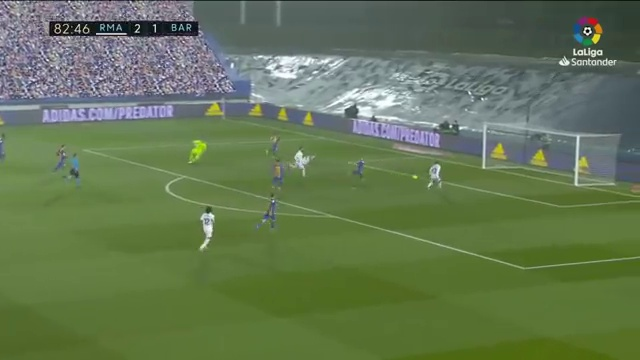
#> input picture Images/frame53.jpg, 640 x 360 px, found by its file name
$ jupyter execute --allow-errors Football_analytics.ipynb   (shell and % lines are left out)
#> lines starting #> are read from the running program, lines starting #| are printed output that depends on the picture; after the words box and inside, x2 and y2 are one past the last pixel; in counts of white or black regions, pixels touching at a corner belong together
<a href="https://colab.research.google.com/github/teoad95/Sport-analytics/blob/main/Football_analytics.ipynb" target="_parent"></a>

<h1>Football analytics using AI techniques</h1>
<p> </p>

**Given**
* A video stream of a football match recorded by a single broadcast-like camera

**Extract**
* as much information as possible

## Introduction

Develop an AI solution for sport analytics (football), which will:

- Detect players
  - on single frame
  - splitted window frame
- Classify players per team
  - using machine learning techniques
- Detect player's number in jersey (not done)
  - used pre-trained yolo model in SVHN dataset
- Image mapping into 2D football court (not done)
  - Generate dataset with frame - homography map
    - Generate database of homography maps, by zooming, tilting, etc.
  - Train GAN network to generate edge map images given frame input
  - Using HOG descriptor, find the best matching homography maps of database to the generated one
  - Plot image in 2D football court.

[cell 1]
import cv2
import torch
import pandas as pd
import numpy as np
import time
import os
from PIL import Image

[cell 2]
from google.colab import drive
drive.mount('/content/drive')

[cell 3]
os.rename('/content/Sport-analytics', 'SportAnalytics')

##1 Generate dataset
For dataset generation (frame pictures) we created a function which given a youtube link, downloads the video and split it into frames every 0.5 sec.

[cell 4]
from SportAnalytics.util_funs import get_frames_from_youtube_video
get_frames_from_youtube_video('https://www.youtube.com/watch?v=TeTQO5DgOXI')
#> (this line was passed over: SportAnalytics is not available in this run)

[cell 5]
image_location = '/content/SportAnalytics/Images/frame53.jpg'

##2 Detect players
For this task,  we used a pretrained [YOLOv5s](https://github.com/ultralytics/yolov5) model (PyTorch)

* 7.3M parameters
* inference size 320 pixels
* average single frame inference time 0.07s

#> (a cell that did not finish here is left out)

[cell 7]
img = cv2.imread(image_location, cv2.IMREAD_COLOR)
#> img is the input picture: shape (360, 640, 3); mean B, G, R 83.5, 118.5, 99.7

[cell 8]
def plot_image(image,title = '', figsize_to_set = (10,30)):
#> called with title = 'Image without predictions', figsize_to_set = (10, 30)
  %matplotlib inline
  from matplotlib import pyplot as plt
  plt.figure(figsize=figsize_to_set)
  plt.imshow(image[:,:,::-1])
  plt.title(title)
  plt.axis('off')
  plt.show()

[cell 9]
plot_image(img, 'Image without predictions')

Now, using yolov5 we will detect all persons in the image.

[cell 10]
from SportAnalytics.util_funs import plot_bb_on_img
import matplotlib.pyplot as plt

start_time = time.time()

# inference
#> (the rest of this cell did not finish here and is left out)

[cell 11]
img = Image.open(image_location)

[cell 12]
from SportAnalytics.util_funs import plot_bb_on_img, split_image_and_predict, sliding_window, keep_unique_objects_df
import math


fig = plt.figure(figsize=(25, 25))

img_width, img_height = img.size
#> img_width = 640; img_height = 360


step_size= 64
window_size = (256,256)

columns = math.ceil(int(img_width / step_size))-3
#> columns = 7
rows = math.ceil(img_height / step_size)
#> rows = 6

ax = []

boxes_df = pd.DataFrame(columns = ['xmin','ymin','xmax','ymax','confidence','class','name','centerx','centery'])

start_time = time.time()

#> (the rest of this cell did not finish here and is left out)

Inference on **frame partitions**, using a **sliding window**

Merge predictions by using
* the bounding box center point
* a distance threshold to identify unique objects

Average Prediction Time: **0.5s**

[cell 13]
from SportAnalytics.util_funs import plot_bb_on_img, split_image_and_predict
import matplotlib.pyplot as plt

img = cv2.imread(image_location, cv2.IMREAD_COLOR)
start_time = time.time()
#> (the rest of this cell did not finish here and is left out)

##3 Detect players and extract player object using RCNN

Used a pretrained [Mask RCNN](https://github.com/stephanj/basketballVideoAnalysis/tree/master/mask-rcnn) on COCO dataset

* great results
* come with a cost | inference time (avg) : 4 sec

[cell 14]
image_location2 = '/content/SportAnalytics/Images/frame24.jpg'

[cell 15]
RED_COLOR = np.array([255, 0, 0])
BLACK_COLOR = np.array([255, 255, 255])

<p>Load weights and Mask-RCNN configuration</p>

[cell 16]
weightsPath = "/content/SportAnalytics/network_configuration/frozen_inference_graph.pb"
configPath = "/content/SportAnalytics/network_configuration/mask_rcnn_inception_v2_coco_2018_01_28.pbtxt"
#> (the rest of this cell did not finish here and is left out)

[cell 17]
# load our input image and grab its spatial dimensions
image = cv2.imread(image_location2, cv2.IMREAD_UNCHANGED)
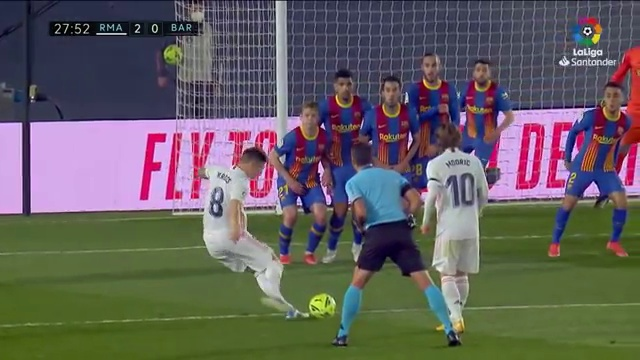
#> input picture Images/frame24.jpg, 640 x 360 px, found by its file name
#> image is the input picture: shape (360, 640, 3); mean B, G, R 94.8, 94.7, 100
(H, W) = image.shape[:2]
#> H = 360; W = 640
print("[INFO] image size: {}x{} pixels".format(W, H))
#| [INFO] image size: 640x360 pixels
plot_image(image)

[cell 18]
# construct a blob from the input image and then perform a forward
# pass of the Mask R-CNN, giving us (1) the bounding box coordinates
# of the objects in the image along with (2) the pixel-wise segmentation
# for each specific object
blob = cv2.dnn.blobFromImage(image, swapRB=True, crop=False)
#> (the rest of this cell did not finish here and is left out)

#> (a cell that did not finish here is left out)

[cell 20]
players = []

[cell 21]
def extract_players(image):
    start = time.time()
    height, width , _ = image.shape
#> height = 360; width = 640
    cv2_img_bb = np.array(image)
    # Convert RGB to BGR
    cv2_img_bb = cv2.cvtColor(cv2_img_bb, cv2.COLOR_BGR2RGB)
    for i in range(boxes.shape[2]):
        box = boxes[0, 0 ,i]
        class_id = box[1]
        score = box[2]
        if (score < 0.5):
            continue
        # get box coordinates
        x = int(box[3] * width)
        y = int(box[4] * height)
        x2 = int(box[5] * width)
        y2 = int(box[6] * height)

        object_of_image = image[y: y2, x: x2]
        ooi_height, ooi_width, _ = object_of_image.shape

        # get the mask
        mask = masks[i, int(class_id)]
        mask = cv2.resize(mask, (ooi_width, ooi_height))
        _, mask = cv2.threshold(mask, 0.5, 255, cv2.THRESH_BINARY)

        # convert mask to proper type in order to perform the bitwise_and
        visMask = (mask * 255).astype("uint8")

        # extract from box only the object for classification
        final = cv2.bitwise_and(object_of_image, object_of_image, mask = visMask)
        players.append(final)
        cv2.rectangle(cv2_img_bb, (x,y), (x2,y2), (255, 0, 0), 3)
        print("--- %.2f seconds ---" % (time.time() - start_time))
#> after the loop, players = []

#> (a cell that did not finish here is left out)

[cell 23]
fig, ((ax1, ax2), (ax3, ax4)) = plt.subplots(2, 2)
fig.suptitle('Prediction after applying mask')
#> (the rest of this cell did not finish here and is left out)

##4 Classify players per team

The typical way to classify different players objects is by color.
For this task, kmeans with 2 clusters used.
We found the average of the colors of each player's image and then we will cluster them in 2 centers.

[cell 24]
image_location3 = '/content/SportAnalytics/Images/frame35.jpg'

[cell 25]
cv2_img = cv2.imread(image_location3)
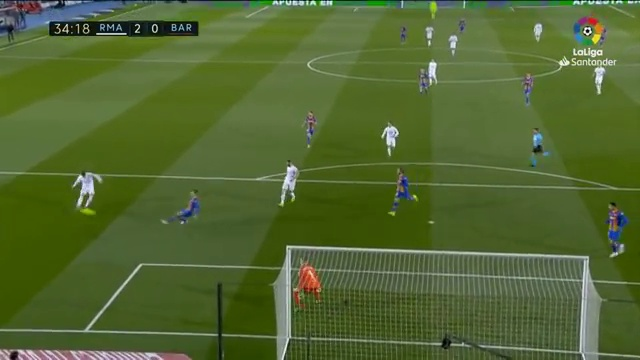
#> input picture Images/frame35.jpg, 640 x 360 px, found by its file name
#> cv2_img is the input picture: shape (360, 640, 3); mean B, G, R 49.2, 102.3, 82.3

[cell 26]
plot_image(cv2_img)

#> (a cell that did not finish here is left out)

#> (a cell that did not finish here is left out)

**Segmentation using HSV Color Space**

Image Segmentation using HSV Color Space
* identifying green pixels in a particular range
* use identified pixels as a mask for the field
* apply mask and get players

**Good Results, but trouble extracting features**

[cell 29]
original_image = cv2_img
inputIm = original_image[..., ::-1]

start_time = time.time()
hsv = cv2.cvtColor(inputIm,cv2.COLOR_BGR2HSV)
#> hsv: shape (360, 640, 3); mean H, S, V 77, 143.7, 103.4
#green range
lower_green = np.array([25, 52, 72])
upper_green = np.array([102, 255, 255])
#Define a mask ranging from lower to uppper
mask = cv2.inRange(hsv, lower_green, upper_green)
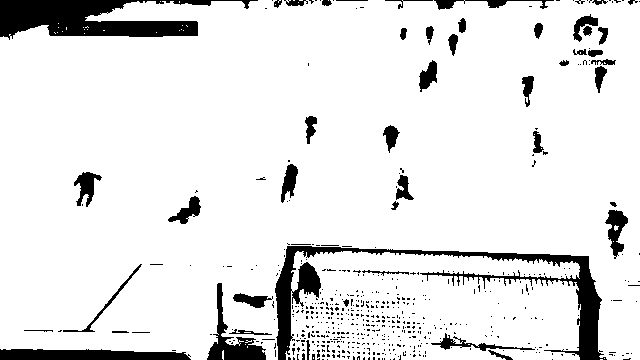
#> mask: shape (360, 640); 90% white; 549 black regions (501 under 20 px), largest, box (x1, y1, x2, y2) and area: (275, 246, 607, 360) 6110, (0, 0, 258, 40) 5371, (0, 349, 191, 360) 1779
mask = 255-mask
#Do masking
res = cv2.bitwise_and(inputIm, inputIm, mask=mask)
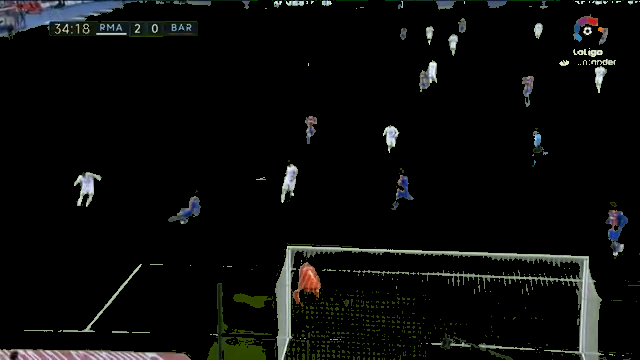
#> res: shape (360, 640, 3); mean R, G, B 10.3, 11.1, 10.1
#convert to hsv to gray
res_bgr = cv2.cvtColor(res,cv2.COLOR_HSV2RGB)
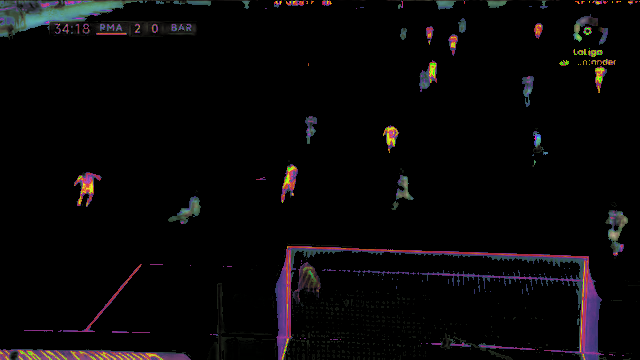
#> res_bgr: shape (360, 640, 3); mean R, G, B 7.9, 6.6, 7.5
res_gray = cv2.cvtColor(res,cv2.COLOR_BGR2GRAY)
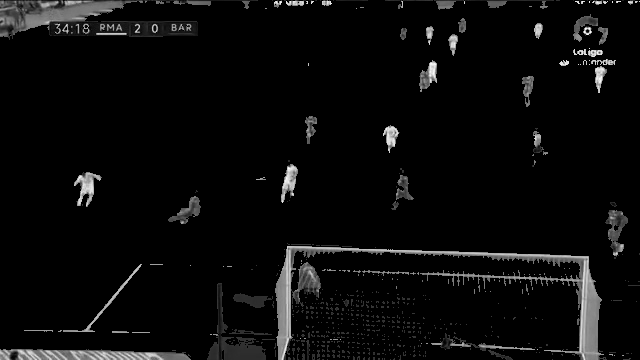
#> res_gray: shape (360, 640); min 0, max 253, mean 10.7
print("--- %.2f seconds ---" % (time.time() - start_time))
plt.imshow(res_gray )
plt.axis('off')
